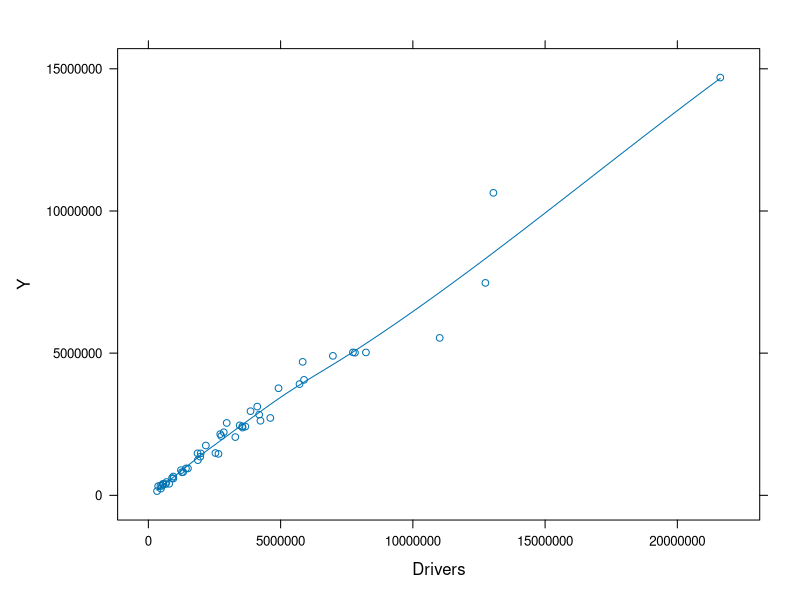
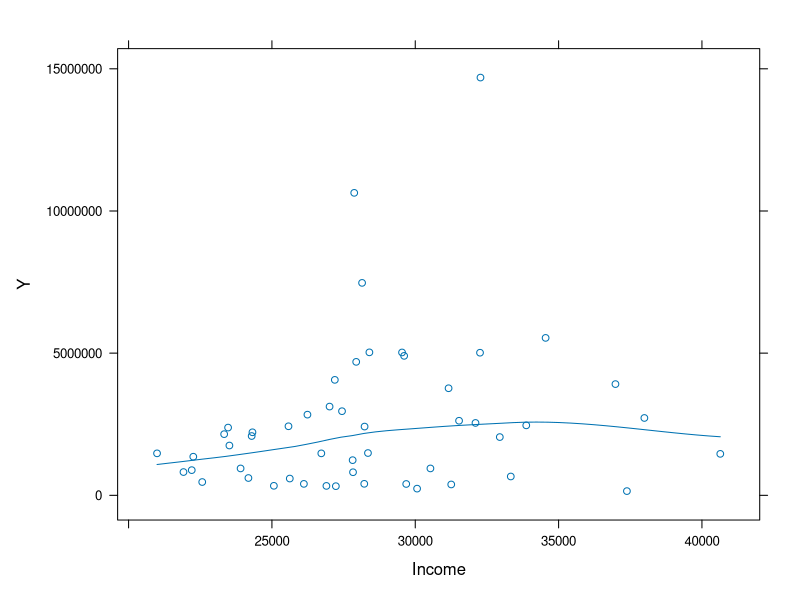
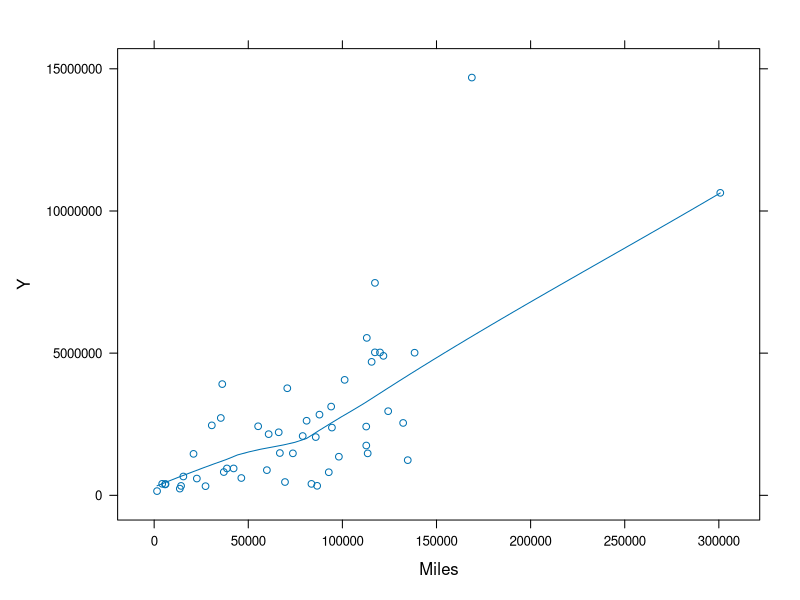
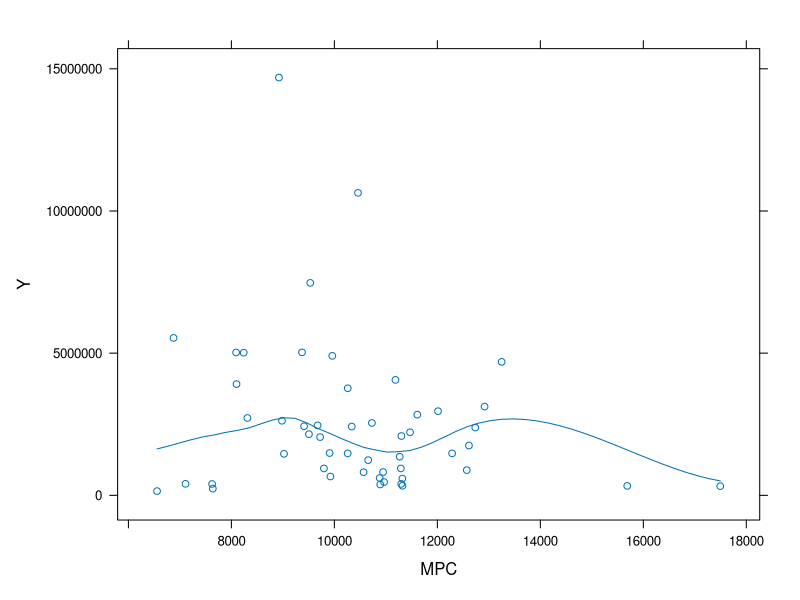
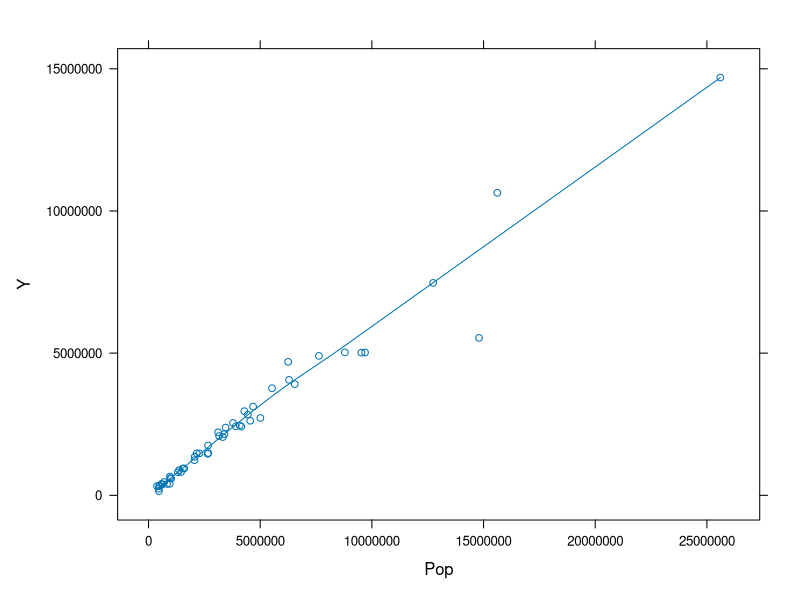
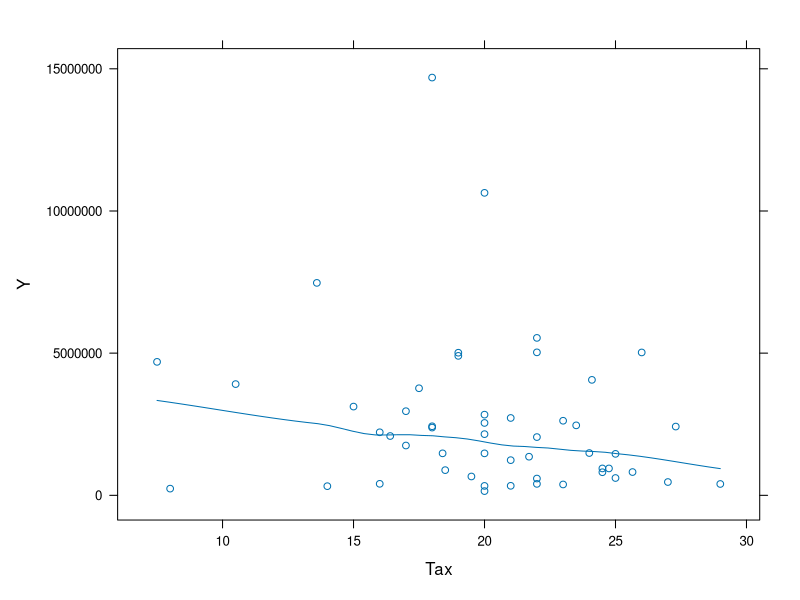
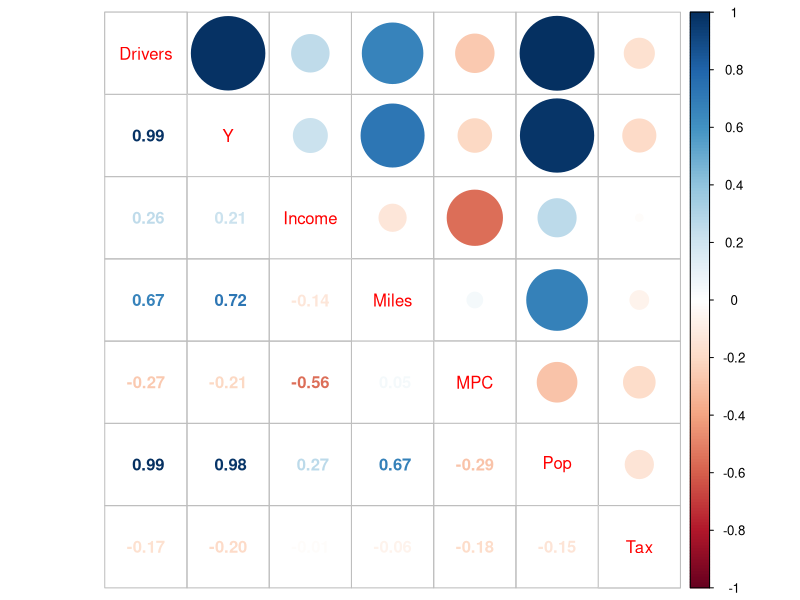
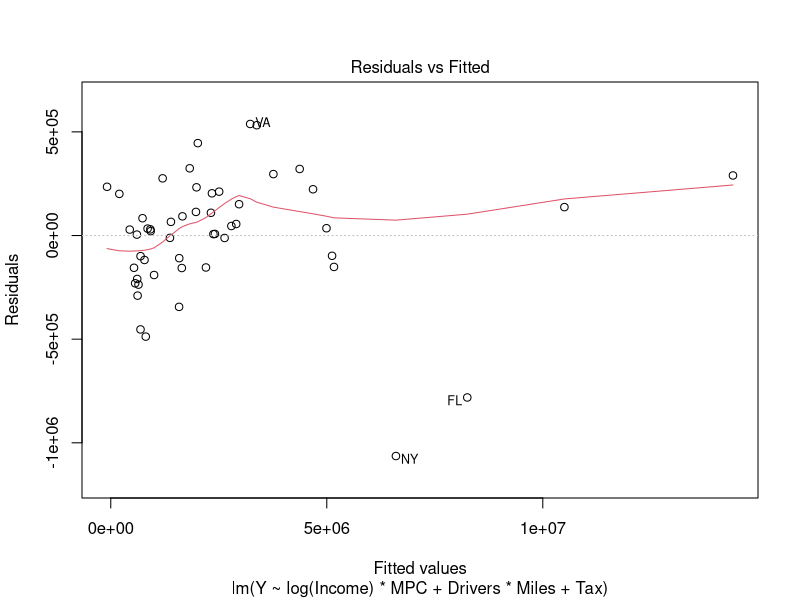

The R script that drew these images, in order:
## ---- chunk 1
library(knitr)
library(lattice)
library(MASS)
library(e1071)
library(corrplot)
library(latticeExtra)
## ---- chunk 2
df <- read.table("../data/2.txt")
names(df)[names(df)=="FuelC"] <- "Y"
## ---- chunk 3
plotVariable <- function(param) {
  formula <- reformulate(termlabels = param, response = 'Y')
  xyplot(formula, panel=function(...) {  
  panel.xyplot(...)
  panel.loess(...)
  }, data = df, xlab = param, ylab = "Y")
}

plotVariables <- function(y.column.index=1) {
  for (i in colnames(df)[-y.column.index]) {
    print(plotVariable(i)) 
  }
}
## ---- chunk 4
estimateModel <- function(formula) {
  model <- lm(formula, df)
  print(AIC(model))
  print(summary(model))
  print(tune(lm, as.formula(model), data = df, tunecontrol = tune.control(cross = nrow(df))))
}
## ---- chunk 5
plotVariables(2)
## ---- chunk 6
corrplot.mixed(cor(df), tl.cex=1)
## ---- chunk 7
estimateModel(Y ~ Drivers + Income + Miles + MPC + Tax)
estimateModel(Y ~ Drivers + log(Income) + Miles + MPC + Tax)
estimateModel(Y ~ log(Income)*MPC + Drivers*Miles + Tax)
## ---- chunk 8
plot(lm(Y ~ log(Income)*MPC + Drivers*Miles + Tax, data=df))
## ---- chunk 9
df <- df[!(rownames(df) %in% c("TX", "CA", "NY", "FL")),]
## ---- chunk 10
estimateModel(Y ~ log(Income)*MPC + Drivers*Miles + Tax)
